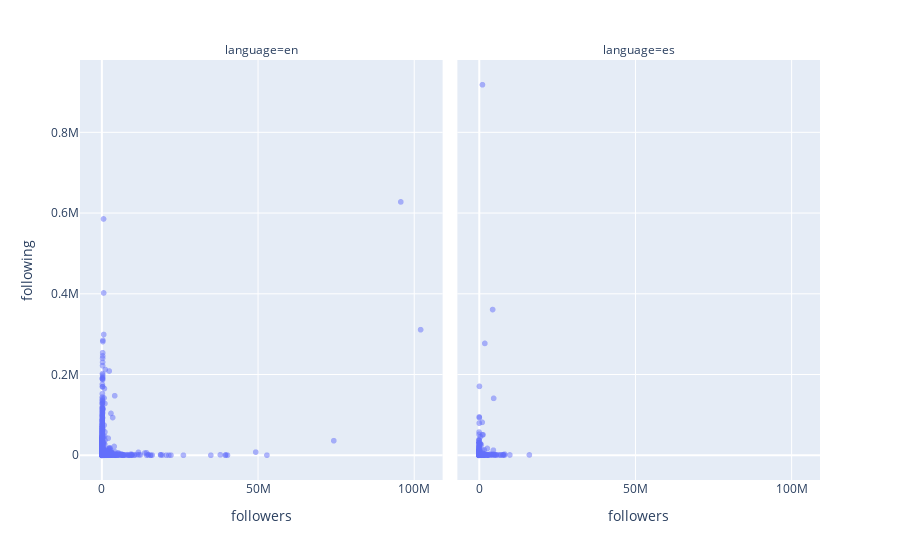

The notebook cell saved with this chart:
### Code cell
fig = px.scatter(data_frame = userinfo_en_es,
                x = "followers",
                y = "following", 
                opacity = 0.5, 
                facet_col = "language",
                hover_name="twitter_ID")
fig.show()

### Figure 1 — Plotly figure (JSON) as saved in the notebook; plotly's stock layout.template omitted (floating-point values rounded to 4 significant figures; data arrays with more than 128 entries replaced by an {"elided": "..."} marker saying what was removed)
{"data": [{"hovertemplate": "<b>%{hovertext}</b><br><br>language=en<br>followers=%{x}<br>following=%{y}<extra></extra>", "hovertext": {"elided": "7650 str values"}, "legendgroup": "", "marker": {"color": "#636efa", "opacity": 0.5, "symbol": "circle"}, "mode": "markers", "name": "", "showlegend": false, "type": "scattergl", "x": {"elided": "7650 int values"}, "xaxis": "x", "y": {"elided": "7650 int values"}, "yaxis": "y"}, {"hovertemplate": "<b>%{hovertext}</b><br><br>language=es<br>followers=%{x}<br>following=%{y}<extra></extra>", "hovertext": {"elided": "1015 str values"}, "legendgroup": "", "marker": {"color": "#636efa", "opacity": 0.5, "symbol": "circle"}, "mode": "markers", "name": "", "showlegend": false, "type": "scattergl", "x": {"elided": "1015 int values"}, "xaxis": "x2", "y": {"elided": "1015 int values"}, "yaxis": "y2"}], "layout": {"annotations": [{"font": {}, "showarrow": false, "text": "language=en", "x": 0.245, "xanchor": "center", "xref": "paper", "y": 1, "yanchor": "bottom", "yref": "paper"}, {"font": {}, "showarrow": false, "text": "language=es", "x": 0.755, "xanchor": "center", "xref": "paper", "y": 1, "yanchor": "bottom", "yref": "paper"}], "legend": {"tracegroupgap": 0}, "margin": {"t": 60}, "xaxis": {"anchor": "y", "domain": [0, 0.49], "title": {"text": "followers"}}, "xaxis2": {"anchor": "y2", "domain": [0.51, 1], "matches": "x", "title": {"text": "followers"}}, "yaxis": {"anchor": "x", "domain": [0, 1], "title": {"text": "following"}}, "yaxis2": {"anchor": "x2", "domain": [0, 1], "matches": "y", "showticklabels": false}}}
